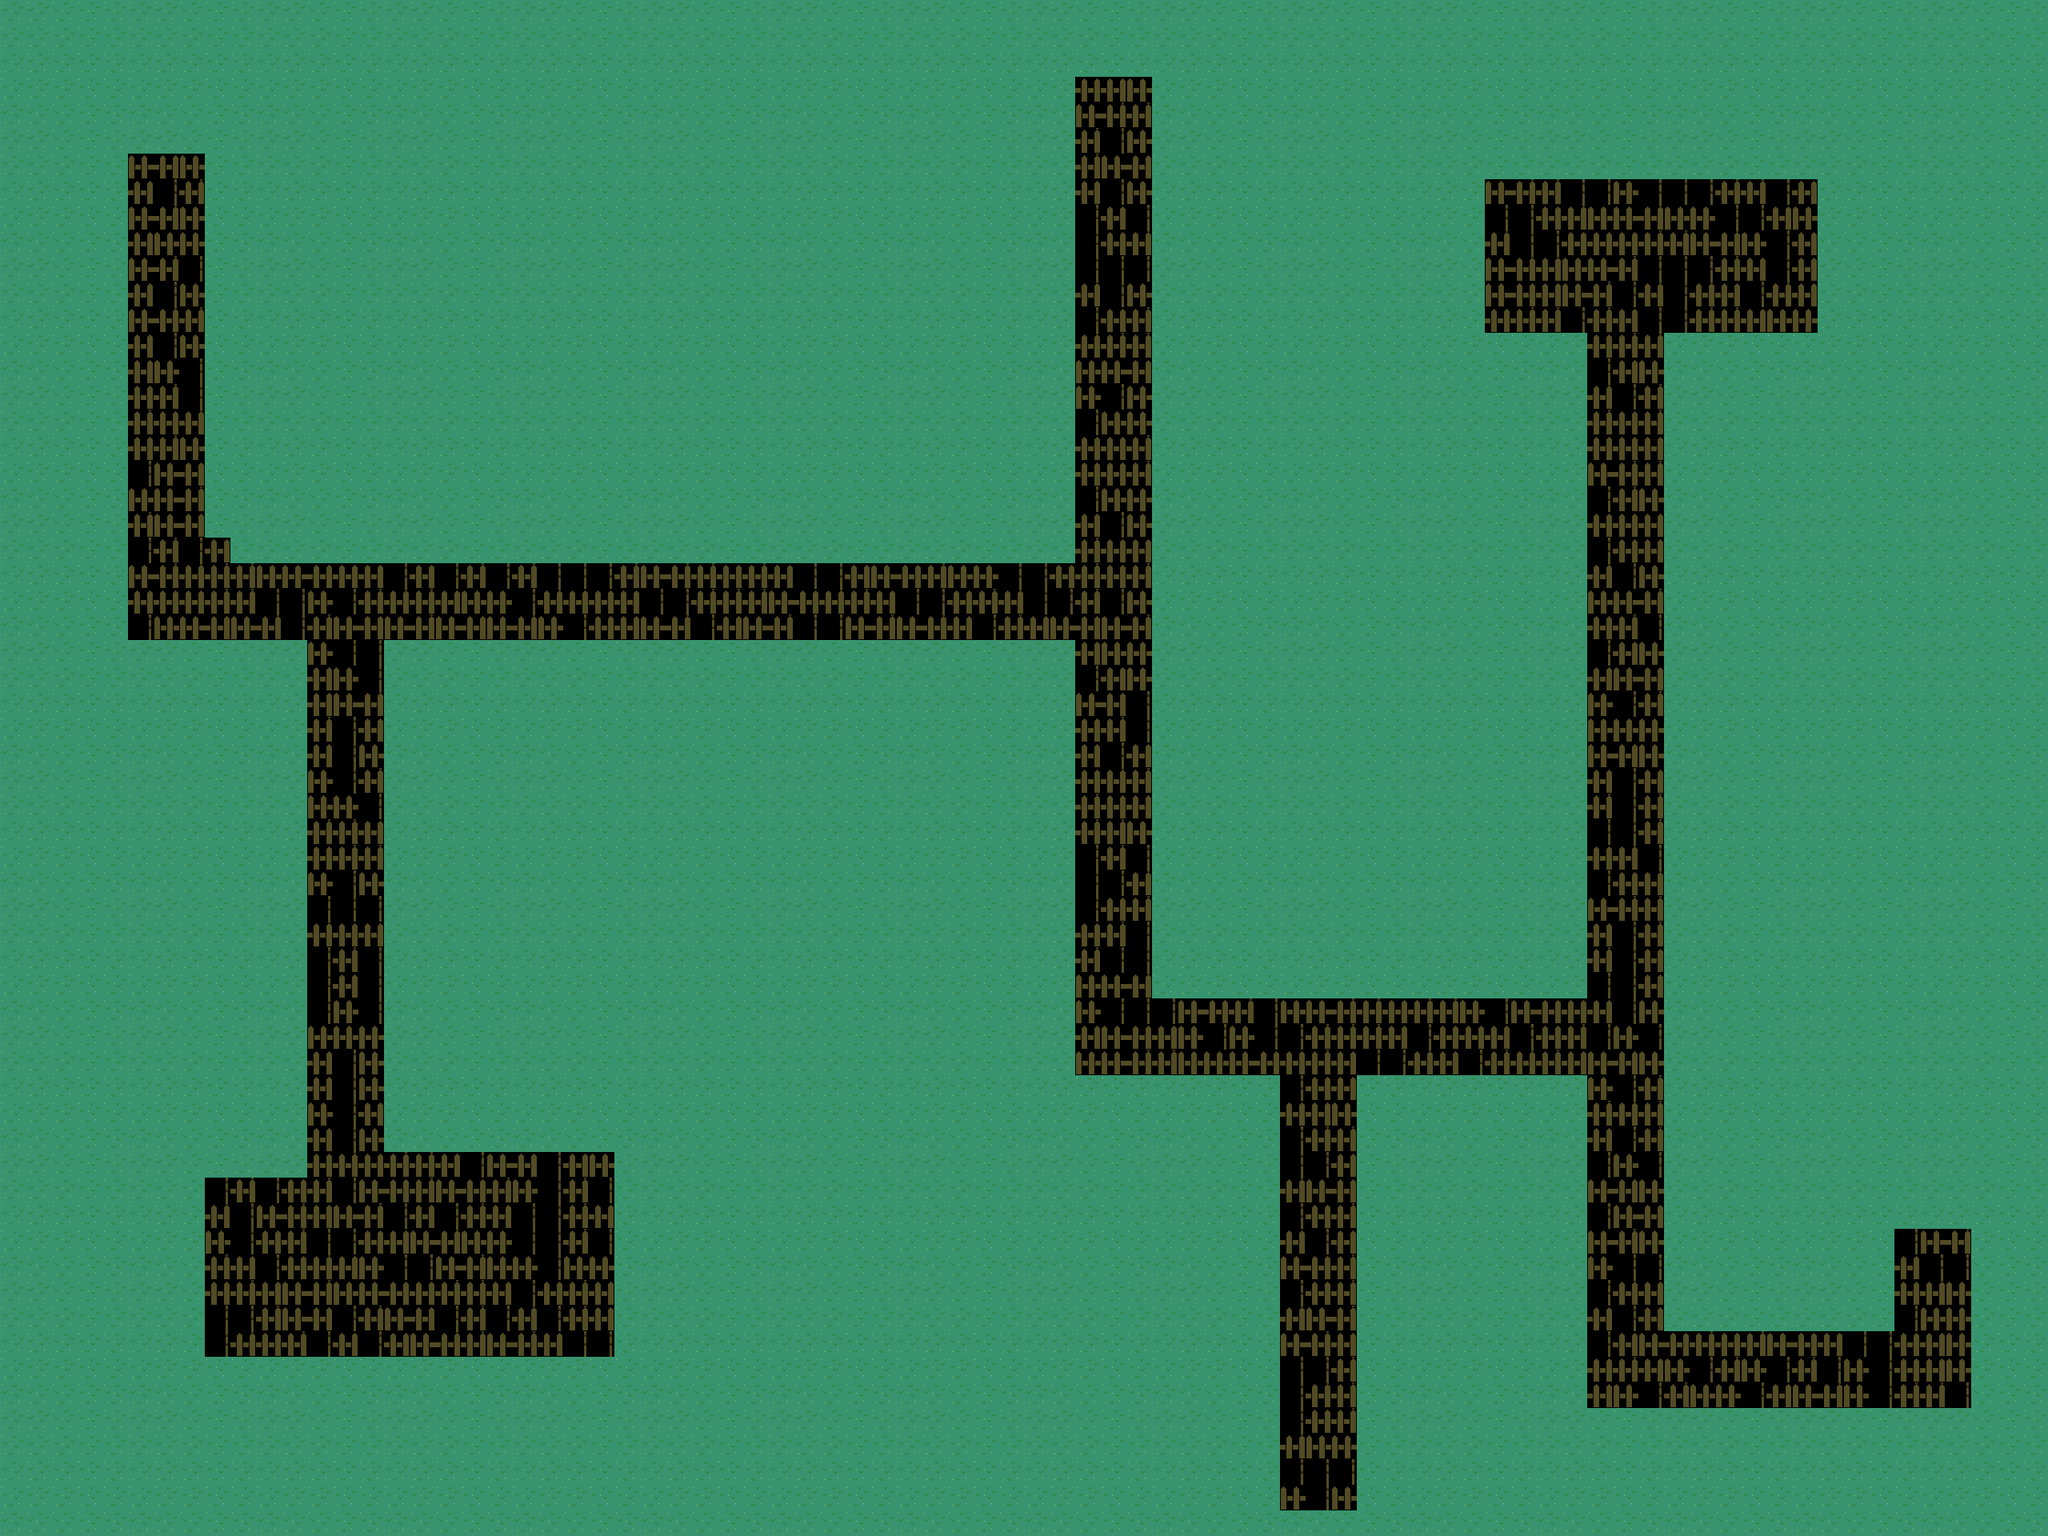

A 2D game scene composited from a Tiled map and its tileset images. What follows is a short description and the map's XML, with each tile layer's data collapsed to a summary:
An orthogonal 80x60 tile map with 32x32 px tiles, 2 tile layers (background, foreground) and 53 objects (6x Enemy, 4x DogTrainer, Hershey, Krissy).

<map version="1.0" orientation="orthogonal" width="80" height="60" tilewidth="32" tileheight="32">
 <properties>
  <property name="song" value="level2" />
 </properties>
 <tileset firstgid="1" name="tileset" tilewidth="32" tileheight="32">
  <image source="tileset.png" width="256" height="32" />
 </tileset>
 <layer name="background" width="80" height="60">
  <data>[4800 cells, 4800 non-empty, 4 distinct tile ids]</data>
 </layer>
 <layer name="foreground" width="80" height="60">
  <data>[4800 cells, 3985 non-empty, 1 distinct tile ids]</data>
 </layer>
 <objectgroup name="collision" width="80" height="60">
  <object x="0" y="-32" width="2560" height="32" />
  <object x="-32" y="0" width="32" height="1920" />
  <object x="0" y="1920" width="2560" height="32" />
  <object x="2560" y="0" width="32" height="1920" />
  <object x="128" y="160" width="128" height="32" />
  <object x="128" y="192" width="32" height="608" />
  <object x="160" y="800" width="224" height="32" />
  <object x="352" y="832" width="32" height="640" />
  <object x="224" y="1440" width="128" height="32" />
  <object x="224" y="1472" width="32" height="256" />
  <object x="256" y="1696" width="544" height="32" />
  <object x="768" y="1408" width="32" height="288" />
  <object x="512" y="1408" width="256" height="32" />
  <object x="480" y="800" width="32" height="640" />
  <object x="512" y="800" width="832" height="32" />
  <object x="1312" y="832" width="32" height="544" />
  <object x="1344" y="1344" width="256" height="32" />
  <object x="1696" y="1344" width="288" height="32" />
  <object x="1856" y="416" width="128" height="32" />
  <object x="1824" y="192" width="32" height="256" />
  <object x="1856" y="192" width="416" height="32" />
  <object x="2272" y="192" width="32" height="256" />
  <object x="2080" y="416" width="192" height="32" />
  <object x="1952" y="448" width="32" height="800" />
  <object x="2080" y="448" width="32" height="1216" />
  <object x="2112" y="1632" width="256" height="32" />
  <object x="2336" y="1536" width="32" height="96" />
  <object x="2336" y="1504" width="160" height="32" />
  <object x="2464" y="1536" width="32" height="224" />
  <object x="1984" y="1760" width="480" height="32" />
  <object x="1952" y="1376" width="32" height="416" />
  <object x="1568" y="1376" width="32" height="544" />
  <object x="1696" y="1376" width="32" height="544" />
  <object x="256" y="192" width="32" height="448" />
  <object x="256" y="640" width="32" height="32" />
  <object x="288" y="672" width="1056" height="32" />
  <object x="1312" y="64" width="32" height="608" />
  <object x="1344" y="64" width="128" height="32" />
  <object x="1440" y="96" width="32" height="1152" />
  <object x="1472" y="1216" width="480" height="32" />
  <object x="1600" y="1888" width="96" height="32" />
 </objectgroup>
 <objectgroup name="entities" width="80" height="60">
  <object name="Hershey" x="160" y="256" width="64" height="32" />
  <object name="Krissy" x="2400" y="1568" width="64" height="32" />
  <object name="Enemy" x="1920" y="256" width="32" height="32" />
  <object name="Enemy" x="1984" y="256" width="32" height="32" />
  <object name="DogTrainer" x="2144" y="320" width="32" height="32" />
  <object name="Enemy" x="1376" y="128" width="32" height="32" />
  <object name="DogTrainer" x="1632" y="1824" width="32" height="32" />
  <object name="DogTrainer" x="480" y="1632" width="32" height="32" />
  <object name="Enemy" x="320" y="1568" width="32" height="32" />
  <object name="Enemy" x="736" y="1568" width="32" height="32" />
  <object name="Enemy" x="672" y="1664" width="32" height="32" />
  <object name="DogTrainer" x="384" y="1664" width="32" height="32" />
 </objectgroup>
</map>